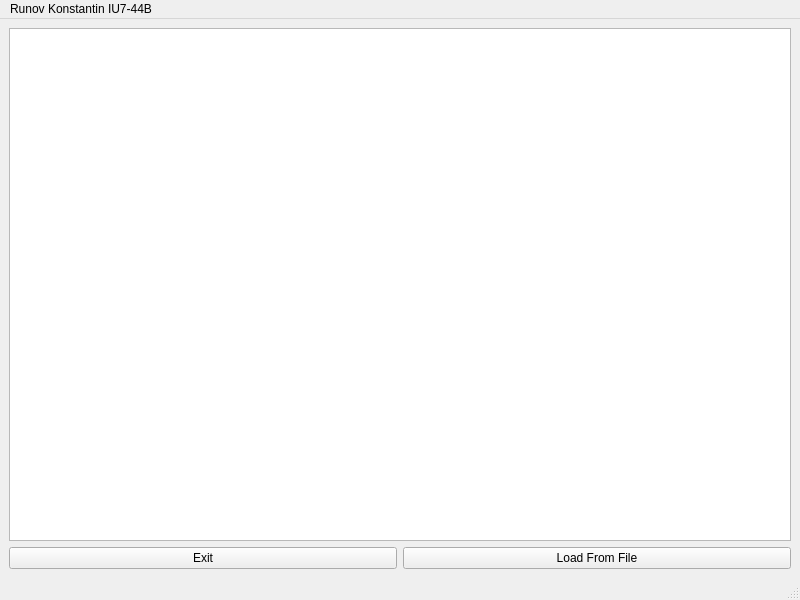
<?xml version="1.0" encoding="UTF-8"?>
<ui version="4.0">
 <class>MainWindow</class>
 <widget class="QMainWindow" name="MainWindow">
  <property name="geometry">
   <rect>
    <x>0</x>
    <y>0</y>
    <width>800</width>
    <height>600</height>
   </rect>
  </property>
  <property name="sizePolicy">
   <sizepolicy hsizetype="Preferred" vsizetype="Preferred">
    <horstretch>0</horstretch>
    <verstretch>0</verstretch>
   </sizepolicy>
  </property>
  <property name="minimumSize">
   <size>
    <width>800</width>
    <height>600</height>
   </size>
  </property>
  <property name="maximumSize">
   <size>
    <width>1200</width>
    <height>900</height>
   </size>
  </property>
  <property name="baseSize">
   <size>
    <width>0</width>
    <height>0</height>
   </size>
  </property>
  <property name="windowTitle">
   <string>MainWindow</string>
  </property>
  <widget class="QWidget" name="centralwidget">
   <layout class="QVBoxLayout" name="verticalLayout_5">
    <item>
     <layout class="QVBoxLayout" name="mainLayout">
      <item>
       <layout class="QVBoxLayout" name="verticalLayout">
        <item>
         <widget class="MyGraphicsView" name="graphicsView">
          <property name="dragMode">
           <enum>QGraphicsView::NoDrag</enum>
          </property>
         </widget>
        </item>
       </layout>
      </item>
      <item>
       <layout class="QHBoxLayout" name="underGraphicsViewLayout">
        <item>
         <layout class="QVBoxLayout" name="leftButtonsLayout">
          <item>
           <widget class="QPushButton" name="exitButton">
            <property name="text">
             <string>Exit</string>
            </property>
           </widget>
          </item>
         </layout>
        </item>
        <item>
         <layout class="QVBoxLayout" name="rightButtonsLayout">
          <item>
           <widget class="QPushButton" name="loadFromFileButton">
            <property name="text">
             <string>Load From File</string>
            </property>
           </widget>
          </item>
         </layout>
        </item>
       </layout>
      </item>
     </layout>
    </item>
   </layout>
  </widget>
  <widget class="QStatusBar" name="statusbar"/>
  <widget class="QMenuBar" name="menubar">
   <property name="geometry">
    <rect>
     <x>0</x>
     <y>0</y>
     <width>800</width>
     <height>20</height>
    </rect>
   </property>
   <widget class="QMenu" name="menuRunov_Konstantin_IU7_44B">
    <property name="title">
     <string>Runov Konstantin IU7-44B</string>
    </property>
   </widget>
   <addaction name="menuRunov_Konstantin_IU7_44B"/>
  </widget>
  <action name="actionTask">
   <property name="text">
    <string>Task</string>
   </property>
  </action>
  <action name="actionClear_Screen">
   <property name="text">
    <string>Clear Screen</string>
   </property>
  </action>
 </widget>
 <customwidgets>
  <customwidget>
   <class>MyGraphicsView</class>
   <extends>QGraphicsView</extends>
   <header>mygraphicsview.h</header>
  </customwidget>
 </customwidgets>
 <resources/>
 <connections/>
</ui>
